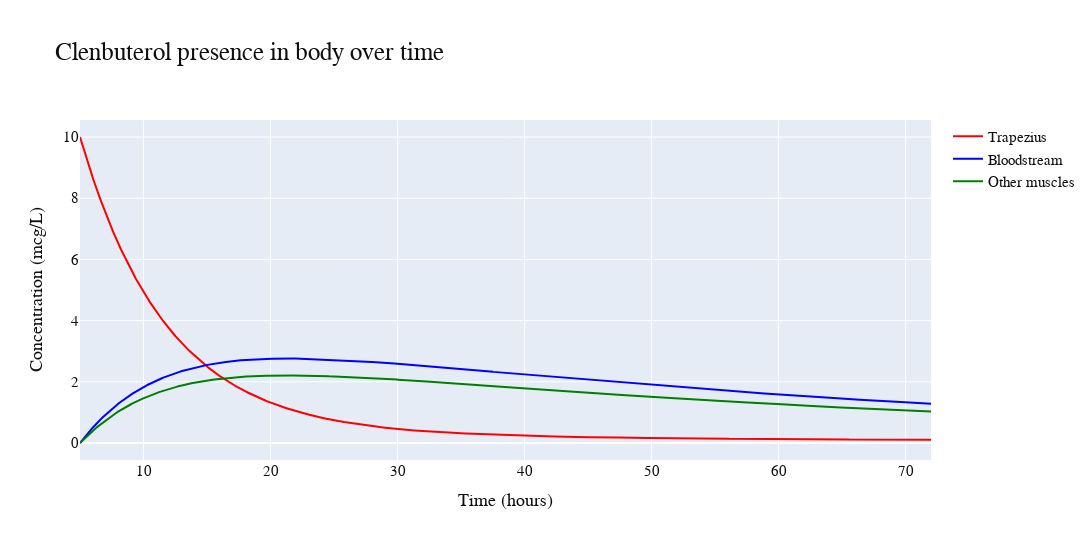

Write notebook code for a chart like this one.
### Markdown cell above
### Plotting

### Code cell
# Plot the results
fig = go.Figure()
fig.add_traces([
    go.Scatter(x=t, y=x, mode='lines', marker = {'color' : 'red'}, name="Trapezius"),
    go.Scatter(x=t, y=y, mode='lines', marker = {'color' : 'blue'}, name="Bloodstream"),
    go.Scatter(x=t, y=z, mode='lines', marker = {'color' : 'green'}, name="Other muscles")
])
fig.update_layout(
    title_text='Clenbuterol presence in body over time',
    xaxis_title='Time (hours)',
    yaxis_title='Concentration (mcg/L)',
    height=1080*0.5,
    width=1920*0.6,
    font_family="CMU Serif",
    font_size=15,
    title_font_size=25,
    font_color="#0e0f11",
    margin=dict(t=120, b=80)
)
fig.show()

### Figure 1 — Plotly figure (JSON) as saved in the notebook; plotly's stock layout.template omitted (floating-point values rounded to 4 significant figures; data arrays with more than 128 entries replaced by an {"elided": "..."} marker saying what was removed)
{"data": [{"marker": {"color": "red"}, "mode": "lines", "name": "Trapezius", "type": "scatter", "x": {"elided": "6701 float values"}, "y": {"elided": "6701 float values"}}, {"marker": {"color": "blue"}, "mode": "lines", "name": "Bloodstream", "type": "scatter", "x": {"elided": "6701 float values"}, "y": {"elided": "6701 float values"}}, {"marker": {"color": "green"}, "mode": "lines", "name": "Other muscles", "type": "scatter", "x": {"elided": "6701 float values"}, "y": {"elided": "6701 float values"}}], "layout": {"font": {"color": "#0e0f11", "family": "CMU Serif", "size": 15}, "height": 540, "margin": {"b": 80, "t": 120}, "title": {"font": {"size": 25}, "text": "Clenbuterol presence in body over time"}, "width": 1152, "xaxis": {"title": {"text": "Time (hours)"}}, "yaxis": {"title": {"text": "Concentration (mcg/L)"}}}}
